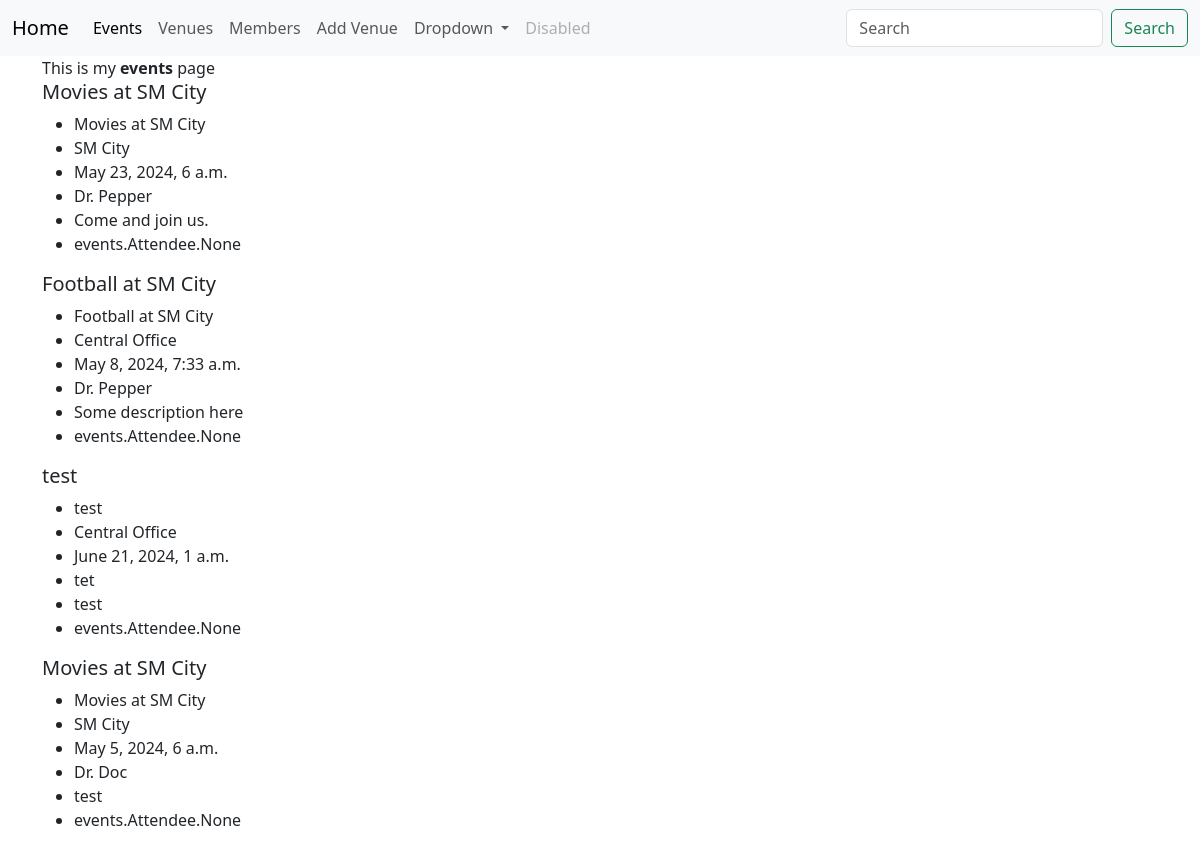
Screenshot of /events/ with the database file from the repository.
### events/models.py (models this page shows)
class Event(models.Model):
    name = models.CharField('Event Name', max_length=50)
    event_date = models.DateTimeField('Event Date')
    venue = models.ForeignKey(Venue, blank=True, null=True, on_delete=models.CASCADE)
    manager = models.CharField(max_length=50)
    description = models.TextField(blank=True)
    attendees = models.ManyToManyField(Attendee, blank=True)
    def __str__(self):
        return self.name

class Venue(models.Model):
    name = models.CharField("Venue Name", max_length=120)
    address = models.CharField(max_length=300)
    zip_code = models.CharField('Zip Code', max_length=5)
    phone = models.CharField('Contact Phone', max_length=25)
    web = models.URLField('Website Address')
    email_address = models.EmailField('Email Address')
    def __str__(self):
        return self.name

### events/views.py (the view)
# urls.py: path('', include('events.urls'))
def events(request):
    event_list = Event.objects.all()
    return render(request, 'events/events.html', {"events":event_list})

### templates/events/events.html (shortened to what this page needs)
{% extends "base.html" %}
{% block content %}
    <div>
        <span>This is my <strong>events</strong> page</span>
        {% for event in events %}
            <h5>{{ event }}</h5>
            <ul>
                <li>{{ event.name }}</li>
                <li>{{ event.venue }}</li>
                <li>{{ event.event_date }}</li>
                <li>{{ event.manager }}</li>
                <li>{{ event.description }}</li>
                <li>{{ event.attendees }}</li>
            </ul>
        {% endfor %}
    </div>
{% endblock %}

### templates/base.html (shortened to what this page needs)
{% load static %}
<!DOCTYPE html>
<html>
        {% load bootstrap5 %}
        {% bootstrap_css %}
        <link rel="stylesheet" href="{% static 'css/styles.css' %}" >
      <body>
        <nav class="navbar navbar-expand-lg bg-body-tertiary">
            <div class="container-fluid">
              <a class="navbar-brand" href="/">Home</a>
              <div class="collapse navbar-collapse" id="navbarSupportedContent">
                <ul class="navbar-nav me-auto mb-2 mb-lg-0">
                  <li class="nav-item">
                    <a class="nav-link active" aria-current="page" href="{% url 'events-list' %}">Events</a>
                  </li>
                  <li class="nav-item">
                    <a class="nav-link" href="{% url 'venues-list' %}">Venues</a>
                  </li>
                  <li class="nav-item">
                    <a class="nav-link" href="#">Members</a>
                  </li>
                  <li class="nav-item">
                    <a class="nav-link" href="{% url 'add-venue' %}">Add Venue</a>
                  </li>
                  <li class="nav-item dropdown">
                    <a class="nav-link dropdown-toggle" href="#" role="button" data-bs-toggle="dropdown" aria-expanded="false">
                      Dropdown
                    </a>
                  </li>
                  <li class="nav-item">
                    <a class="nav-link disabled" aria-disabled="true">Disabled</a>
                  </li>
                </ul>
                <form class="d-flex" role="search">
                  <input class="form-control me-2" type="search" placeholder="Search" aria-label="Search">
                  <button class="btn btn-outline-success" type="submit">Search</button>
                </form>
              </div>
            </div>
          </nav>
          <div class="container">
            {% block content %} {% endblock %}
          </div>
    </body>
</html>

### rows the page displays
Event: name "Movies at SM City", venue "SM City", event_date "May 23, 2024, 6 a.m.", manager "Dr. Pepper", description "Come and join us.", attendees "events.Attendee.None"
Event: name "Football at SM City", venue "Central Office", event_date "May 8, 2024, 7:33 a.m.", manager "Dr. Pepper", description "Some description here", attendees "events.Attendee.None"
Event: name "test", venue "Central Office", event_date "June 21, 2024, 1 a.m.", manager "tet", description "test", attendees "events.Attendee.None"
Event: name "Movies at SM City", venue "SM City", event_date "May 5, 2024, 6 a.m.", manager "Dr. Doc", description "test", attendees "events.Attendee.None"
